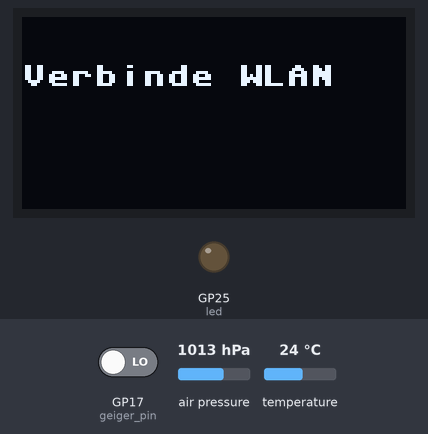
The program below on a simulated Raspberry Pi Pico running MicroPython. Parts: 128×64 one-colour display, output pins drawn as LEDs (lit = HIGH). Dashed ring = blinking. The inputs (shaded band) are chosen by the test bench; at power-on: GP17 (geiger_pin) LOW, air pressure 1013 hPa, temperature 24 °C. WiFi joins after 1.5 s; web requests get an empty 200 reply after 0.4 s.

Above: at 3.1 s.
At 5.1 s:
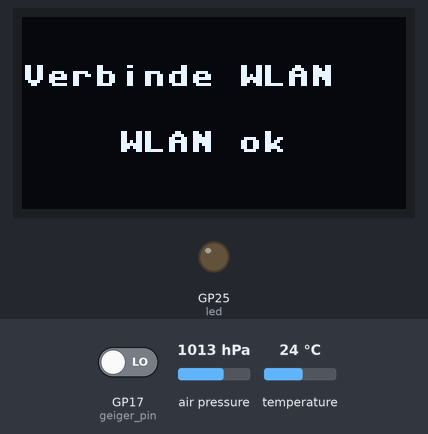
At 67.2 s:
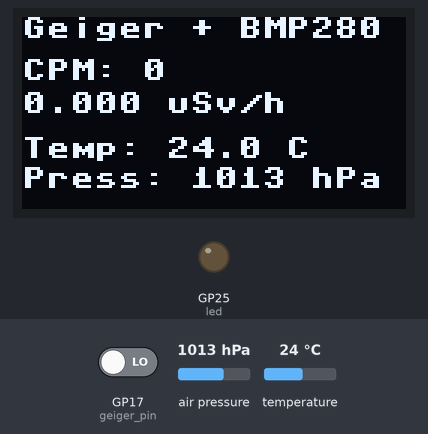
At 68.4 s:
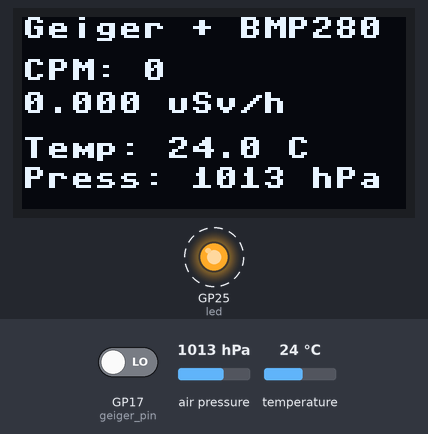
Timing chart, 0 to 70.0 s (numbered marks = the images above):
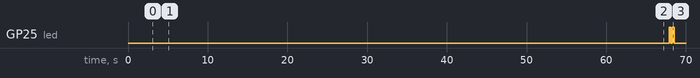

Measured:
- by itself, GP25 (led): LOW → HIGH at 67.9 s, → LOW 0.20 s later, → HIGH 0.20 s later, → LOW 0.20 s later, … (4 changes in this stretch)
- what the display in image 0 shows lasts 2.0 s, from 3.1 s to 5.1 s
- what the display in image 1 shows lasts 62.0 s, from 5.1 s to 67.1 s

The program:

Client-RadiationD_BMP280-V4_2.py
```python
# RadiationD_BMP280-Client_V4_2.py
# Geiger RadiationD-V1.1 (CAJOE) + bmp280 + SSD1306 OLED
# https://pdp11gy.com/Wetterstation.html
# RadiationD_BMP280 Sensor: Version-4 @ Station-2
#
# Hardware Version 1, siehe Hardware.pdf, Kapitel 3
# mit Server Versionen: server_V4_2.py / server_V2_2.py
# -------------------------------------------------------------
from machine import Pin, I2C
from ssd1306 import SSD1306_I2C
import network
import urequests
import time
import machine
import bmp280
#
# ------- bmp280 Setup -----------
# BMP280,SDA --> PICO GPIO0,PIN 1
# BMP280,SCL --> PICO GPIO1,PIN 2
i2c = I2C(0, scl=Pin(1), sda=Pin(0))
bmp = bmp280.BMP280(i2c, addr=0x76)
#
# --- OLED Setup (I2C1 auf GP14=SDA, GP15=SCL) ---
i2c = I2C(1, sda=Pin(14), scl=Pin(15), freq=400000)
oled = SSD1306_I2C(128, 64, i2c)
#
# *************************  Geigerzähler  Setup *******************************
# Geiger-Ausgang an GP17
# Achtung: wenn Geiger-Ausgang 5V ist -> Levelshifter verwenden!!!
geiger_pin_num = 17
geiger_pin = Pin(geiger_pin_num, Pin.IN, Pin.PULL_DOWN)
# Zählvariablen
count = 0
last_pulse_us = 0
# Entprell/Abstand in Mikrosekunden (z.B. 200 µs)
MIN_PULSE_SEPARATION_US = 200
#
def geiger_irq(pin):
    global count, last_pulse_us
    t = time.ticks_us()
    # Ignoriere sehr schnelle Folgepulse (Hardware-Rauschen)
    if time.ticks_diff(t, last_pulse_us) > MIN_PULSE_SEPARATION_US:
        count += 1
        last_pulse_us = t
# IRQ registrieren
geiger_pin.irq(trigger=Pin.IRQ_RISING, handler=geiger_irq)
# --- Umrechnungsfaktor CPM -> µSv/h (einstellbar) ---
# Default-Wert: 0.00812 (häufiger Referenzwert für einige Röhren; anpassen nach Röhrentyp)
CPM_TO_USV_PER_H = 0.00812
# Messperiode in Sekunden (60 => direkt CPM)
SAMPLE_SECONDS = 60
# ****************************************************************************
#
def display_results(pm_count_cpm, usvh, temp, pressure_hpa):
    oled.fill(0)
    oled.text("Geiger + BMP280", 0, 0)
    oled.text("CPM: {:d}".format(pm_count_cpm), 0, 14)
    oled.text("{:.3f} uSv/h".format(usvh), 0, 25)
    #
    oled.text(f"Temp: {temp:.1f} C", 0, 40)
    oled.text(f"Press: {pressure_hpa:} hPa", 0, 50)
    oled.show()
#
led = machine.Pin("LED", machine.Pin.OUT)
#
SERVER1 = "http://192.168.178.80:5000/data"   # My Station 1
SERVER2 = "http://192.168.178.72:5000/data"   # My Station 2
#
# ---------------------------------------------------------
# WLAN Daten + Power-Up
# ---------------------------------------------------------
SSID = "Dein WLAN-Name"
PW   = "Dein WLAN-Password"
#
time.sleep(2)     # Power-Up
timeout = 10
wlan = network.WLAN(network.STA_IF)
wlan.active(False)
time.sleep(1)
wlan.active(True)
wlan.connect(SSID, PW)
oled.text("Verbinde WLAN", 0, 16)
oled.show()
while not wlan.isconnected() and timeout > 0:
    time.sleep(1)
    timeout -= 1
if not wlan.isconnected():
    oled.text("  WLAN failed ", 0, 28)
    oled.text(" Reset in 5 Sec",0, 40)
    oled.show()
    time.sleep(5)
    import machine
    machine.reset()
oled.text("    WLAN ok", 0, 38)
oled.show()
time.sleep(2)
#
def send_to_server(url, data):
    try:
        r = urequests.post(url, json=data, timeout=3)
        r.close()
        return True
    except Exception as e:
        print("Sendefehler:", e)
        return False
#
def send_geiger(pm_count_cpm, usvh, temperature, pressure):
    try:
        data = {
            "station": "station1u2",
            "sensor": "geiger",
            "cpm": round(pm_count_cpm, 1),
            "usvh": round(usvh, 3),
            "temperature": round(temperature, 1),
            "pressure": round(pressure, 1)
        }
        server1_ok = send_to_server(SERVER1, data)
        if server1_ok:
            #print("Server1 online")
            # zusätzlich zu Server2
            send_to_server(SERVER2, data)
        else:
            #print("Server1 offline")
            # nur Server2
            send_to_server(SERVER2, data)
    except Exception as e:
        print("Sendefehler:", e)
#
#---------------------------------------
# Hauptschleife
#---------------------------------------
while True:
    count = 0                            # zurücksetzen und 60 s zählen
    t0 = time.ticks_ms()
    wait_until = t0 + SAMPLE_SECONDS*1000
    #
    # während der Wartezeit kann IRQ weiter zählen
    while time.ticks_ms() < wait_until:
        time.sleep(0.2)                  # kleine Sleep, IRQ läuft weiterhin
    cpm = int(count)                     # Counts Per Minute (über SAMPLE_SECONDS==60 direkt CPM)
    # Falls SAMPLE_SECONDS != 60, hochrechnen:
    # cpm = int(count * (60.0 / SAMPLE_SECONDS))
    #
    # µSv/h berechnen
    usv_h = cpm * CPM_TO_USV_PER_H
    #
    # bmp280 auslesen (nicht-blockierend, mit Fehlerbehandlung)
    temp = bmp.temperature        # °C
    pressure = bmp.pressure       # Pa → hPa
    pressure_hpa = int(pressure / 100)
    #
    # Auf OLED anzeigen
    display_results(cpm, usv_h, temp, pressure_hpa)
    #
    #---------------------------------------------------+
    send_geiger(cpm, usv_h, temp, pressure_hpa)
    led.toggle()   # Zustand umschalten
    time.sleep(0.2)
    led.toggle()   # Zustand umschalten
    time.sleep(0.2)
    led.toggle()   # Zustand umschalten
    time.sleep(0.2)
    led.toggle()   # Zustand umschalten
    #---------------------------------------------------+
    #print("CPM:", cpm, "uSv/h:", usv_h)
    # kurze Pause vor neuem Zyklus
    time.sleep(1)
```
